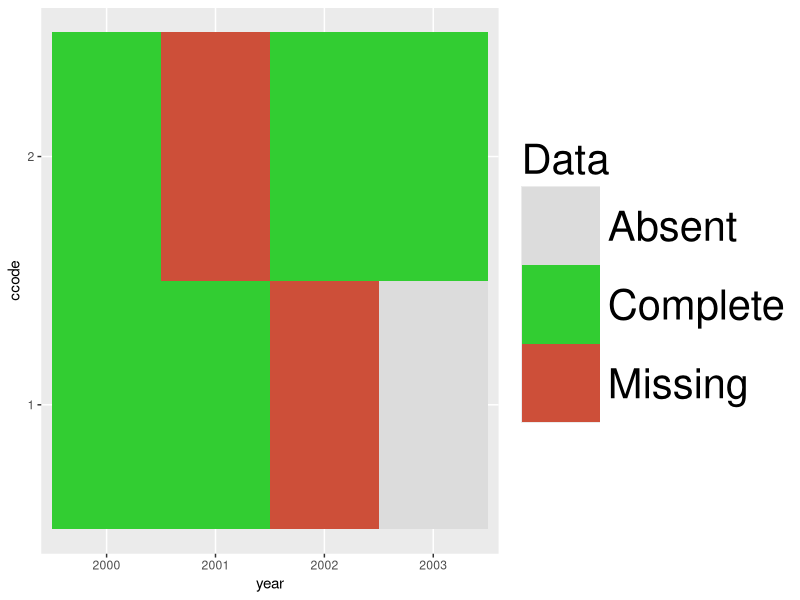
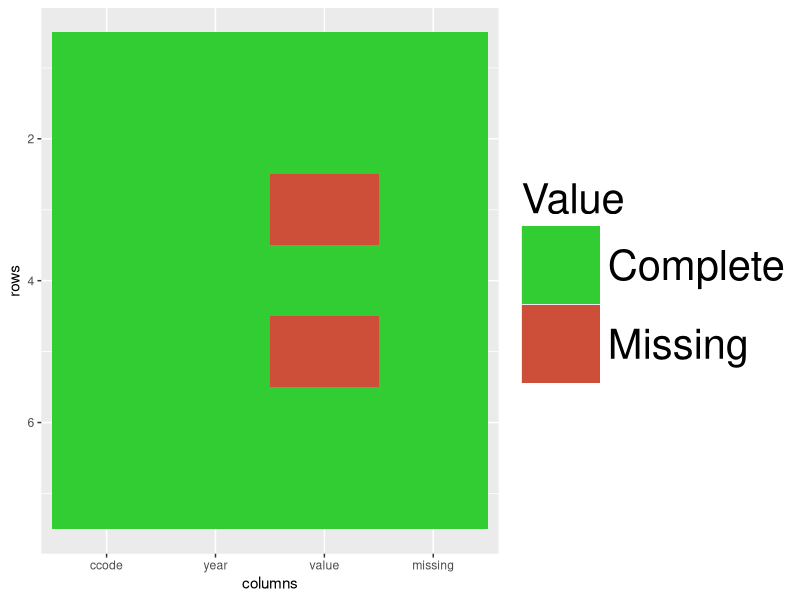

Reproduce these figures in R, in order.
# to add
# grayscale option
# heatmap shading for %missing

plotMissing <- function(data, dim1=NULL, dim2=NULL, na.id=NULL) {
  require(ggplot2)
  require(grid)
  # Function to plot missing values in a data frame, or to plot missing values
  # in a data frame representing panel data (i.e. against 2 dimensions)
  # Leave dim1 and dim2 NULL to plot missing values in data frame.
  if (xor(is.null(dim1), is.null(dim2))) stop("Specify either both or no dims.")
  
  # Set colors for possible data values
  myCol <- c("#DCDCDC", "#32CD32", "#CD4F39")
  names(myCol) <- c("Absent", "Complete", "Missing")
  
  # plot missing in data frame
  if (all(is.null(dim1), is.null(dim2))) {
    require(reshape2)
    df <- is.na(data)
    df <- data.frame(melt(df))
    df$value <- ifelse(df$value==FALSE, "Complete", "Missing")
    df$value <- as.factor(df$value)
    colnames(df) <- c("rows", "columns", "value")

    p <- ggplot(df, aes_string(x="columns", y="rows"))
    p <- p + geom_tile(aes(fill=value)) +
      scale_fill_manual("Value", values=myCol) +
      theme(legend.key.size=unit(2, "cm"), legend.text=element_text(size=30),
            legend.title=element_text(size=30)) +
      scale_y_reverse()
    return(p)
  }
  
  # Function to plot missing data against 2 dimensions, e.g. country/year
  # Need to take into account "NA" versus completely absent rows
  # dim1, dim2 are names of the two variables against which to plot
  # na.id is name of a variable identifying incomplete cases
  if (all(!is.null(dim1), !is.null(dim2))) {
    if (is.null(na.id)) {
      na.id <- "temp_var"
      data$temp_var <- !complete.cases(data)
    }
    
    # Full grid to which we'll add other info
    df <- expand.grid(unique(data[, dim1]), unique(data[, dim2]))
    colnames(df) <- c(eval.parent(dim1), eval.parent(dim2))
    data.merge <- data[, c(dim1, dim2, na.id)]
    
    # Code grid values for absent, missing (NA), and non-missing obs.
    df <- merge(df, data.merge, by=c(dim1, dim2), all.x=TRUE)
    df$pixel <- ifelse(is.na(df[, na.id]), "Absent", df[, na.id])
    df$pixel[df$pixel==T] <- "Missing"
    df$pixel[df$pixel==F] <- "Complete"
    df$pixel <- as.factor(df$pixel)
    df[, dim1] <- as.factor(df[, dim1])
    df[, dim2] <- as.factor(df[, dim2])
    
    p <- ggplot(df, aes_string(x=dim2, y=dim1))
    p <- p + geom_tile(aes(fill=pixel)) +
      scale_fill_manual("Data", values=myCol) +
      theme(legend.key.size=unit(2, "cm"), legend.text=element_text(size=30),
            legend.title=element_text(size=30)) 
    return(p)
  }  
}

# test code, source function first
tdata <- data.frame(ccode=c(1,1,1,2,2,2,2), year=c(rep(seq(2000, 2002), 2), 2003),
                    value=c(1,1,NA,1,NA,1,1))
tdata$missing <- !complete.cases(tdata)
tdata
plotMissing(tdata, "ccode", "year", "missing")
plotMissing(tdata)